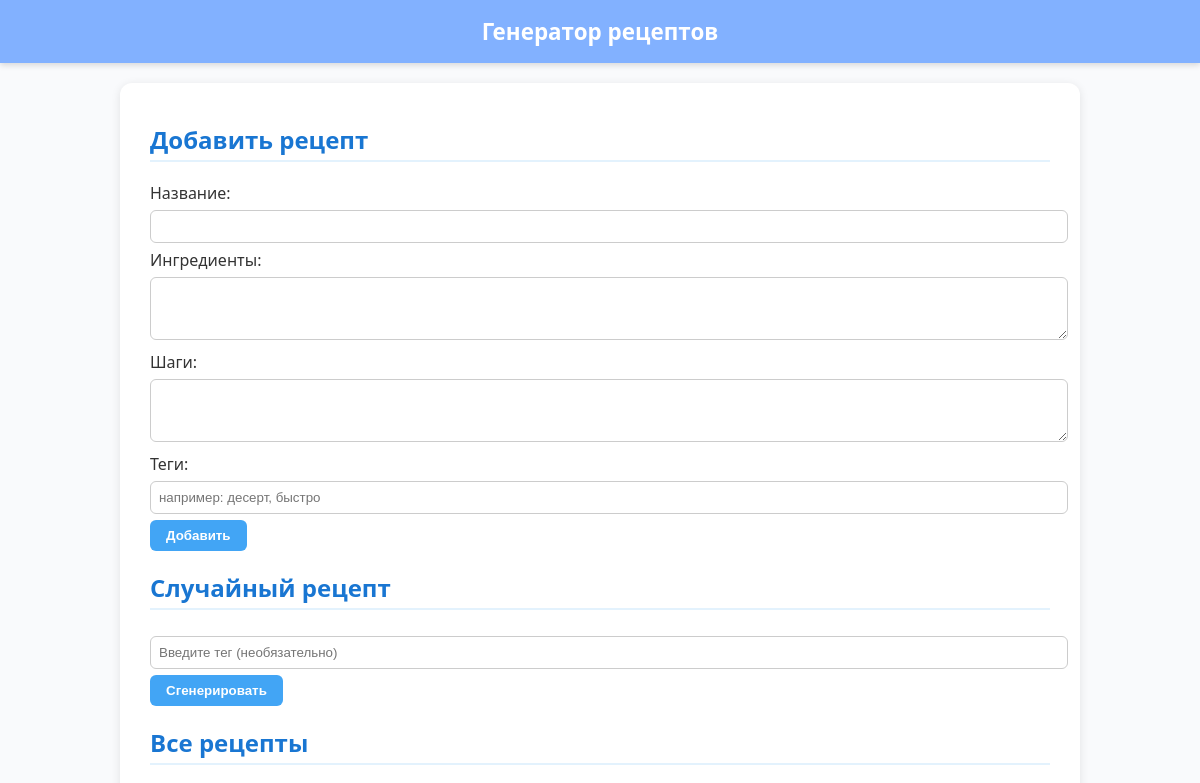
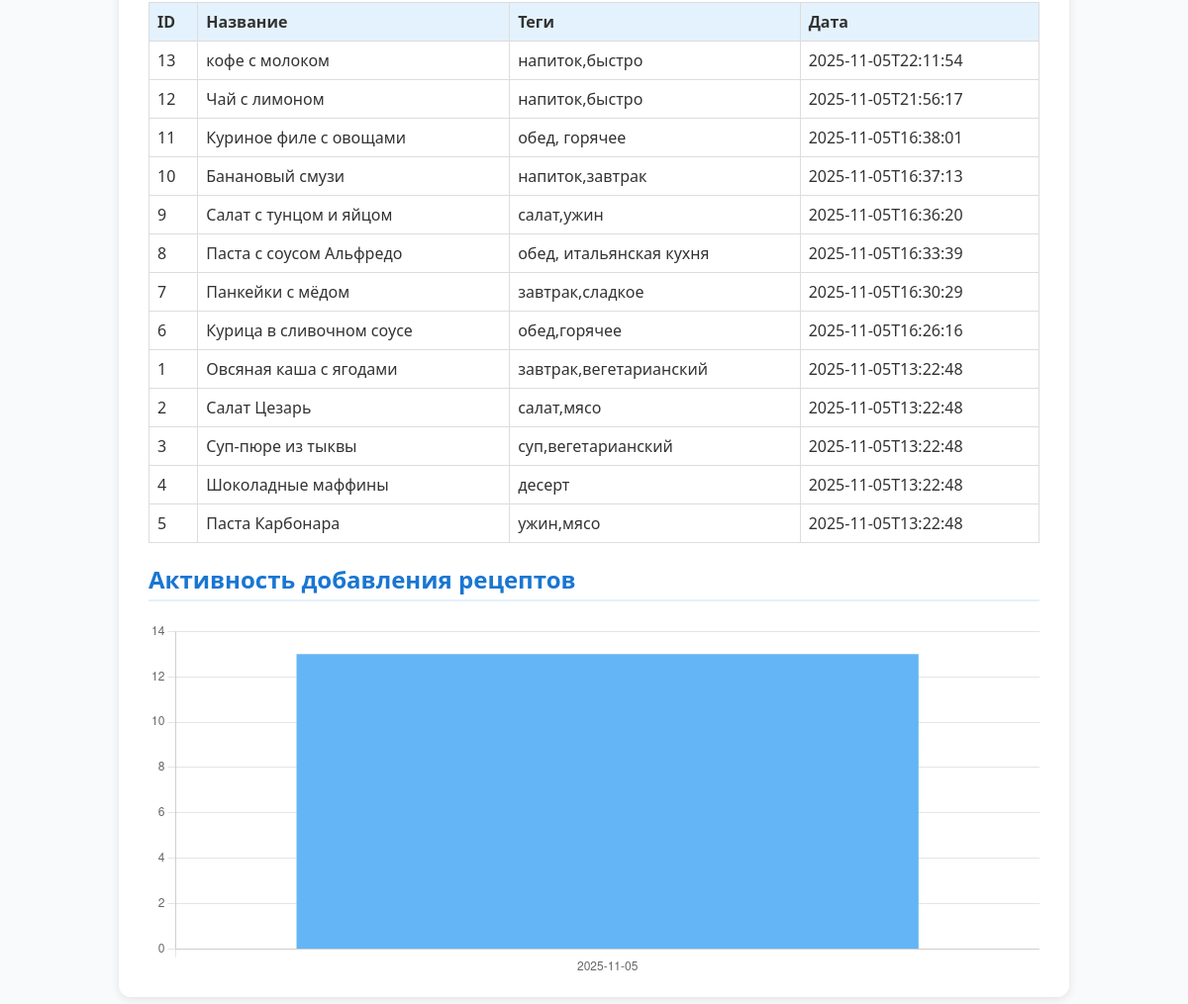
Before: / with the older database file (2 pictures, top to bottom).
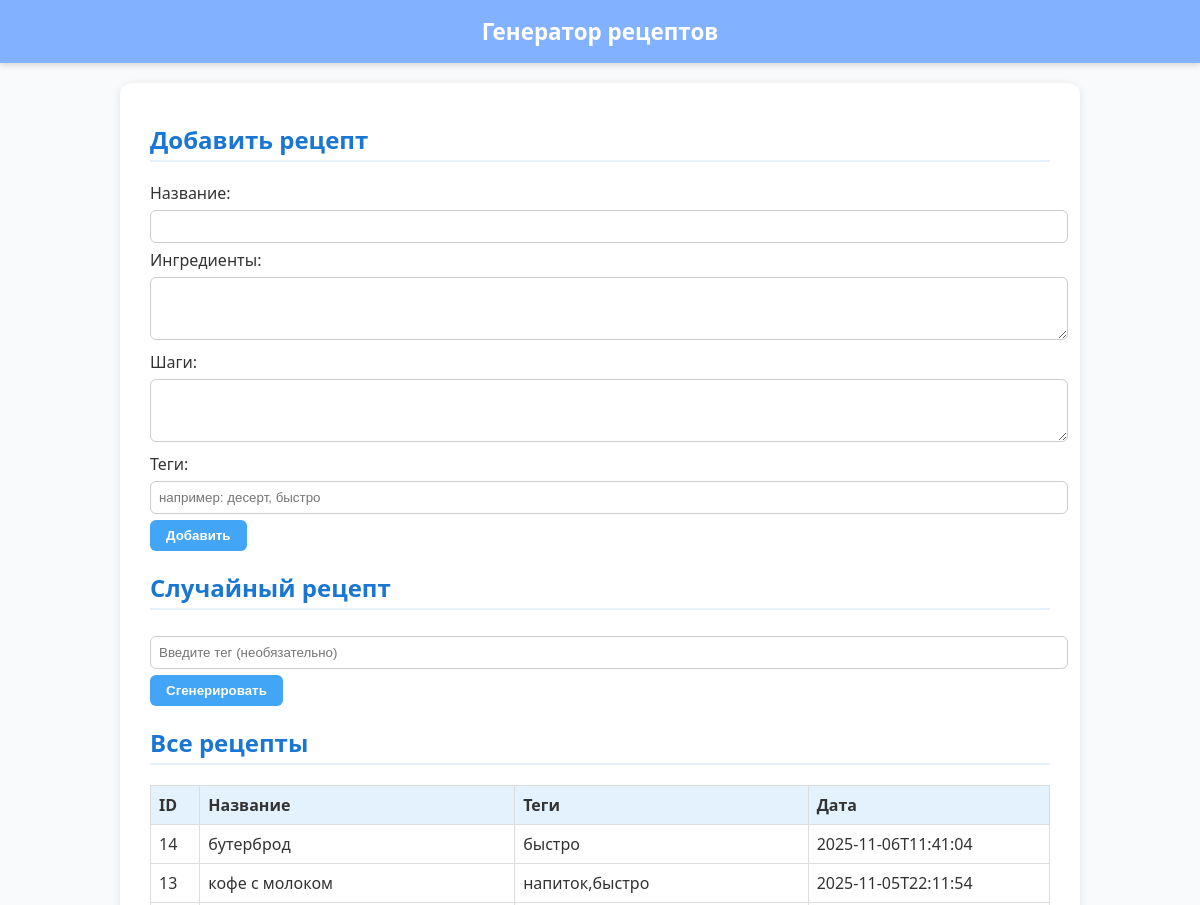
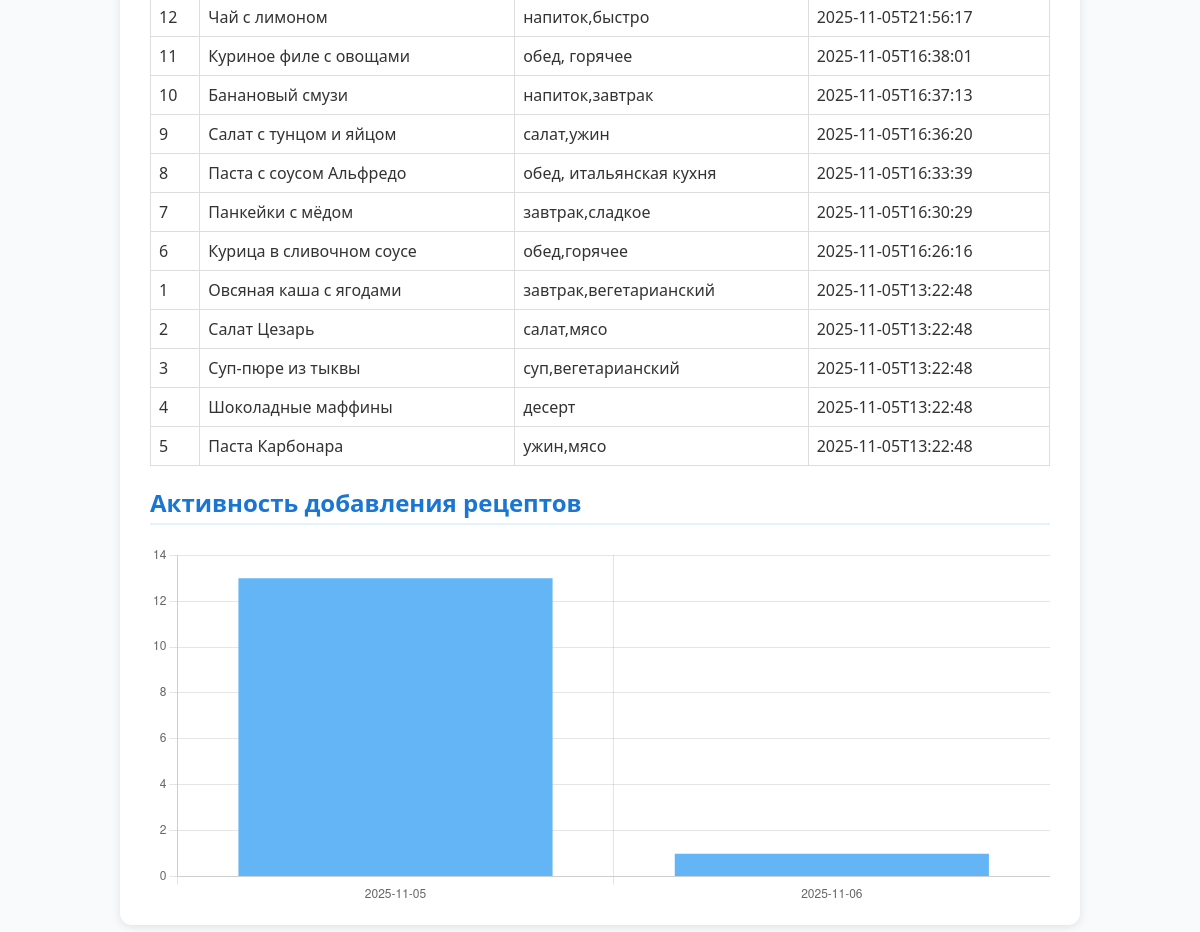
After: the same page with the newer database file (2 pictures, top to bottom).
### tables this page shows
CREATE TABLE recipes (
            id INTEGER PRIMARY KEY AUTOINCREMENT,
            title TEXT NOT NULL,
            ingredients TEXT,
            steps TEXT,
            tags TEXT,
            created_at TEXT
        );

### web/main.py (the view)
@app.get("/", response_class=HTMLResponse)
async def index(request: Request):
    recipes = controller.list_recipes()
    stats = controller.activity_stats() or {}
    return templates.TemplateResponse("index.html", {
        "request": request,
        "recipes": recipes,
        "random_recipe": None,
        "stats_json": json.dumps(stats)
    })

### web/templates/index.html (shortened to what this page needs)
<!DOCTYPE html>
<html lang="ru">
<head>
</head>
<body>
  <header>Генератор рецептов</header>
  <main>
    <section>
      <h2>Добавить рецепт</h2>
      <form action="/add" method="post">
        <label>Название:</label>
        <input type="text" name="title" required>
        <label>Ингредиенты:</label>
        <textarea name="ingredients" rows="3"></textarea>
        <label>Шаги:</label>
        <textarea name="steps" rows="3"></textarea>
        <label>Теги:</label>
        <input type="text" name="tags" placeholder="например: десерт, быстро">
        <button type="submit">Добавить</button>
      </form>
    </section>
    <section>
      <h2>Случайный рецепт</h2>
      <form action="/random" method="get">
        <input type="text" name="tag" placeholder="Введите тег (необязательно)">
        <button type="submit">Сгенерировать</button>
      </form>
    </section>
    <section>
      <h2>Все рецепты</h2>
      <table>
        <thead>
          <tr><th>ID</th><th>Название</th><th>Теги</th><th>Дата</th></tr>
        </thead>
        <tbody>
          {% for r in recipes %}
          <tr>
            <td>{{ r.id }}</td>
            <td>{{ r.title }}</td>
            <td>{{ r.tags }}</td>
            <td>{{ r.created_at }}</td>
          </tr>
          {% endfor %}
        </tbody>
      </table>
    </section>
    <section>
      <h2>Активность добавления рецептов</h2>
      <canvas id="activityChart" height="120"></canvas>
    </section>
  </main>
  <script>
  const stats = {{ stats_json | safe }};
  const labels = Object.keys(stats);
  const values = Object.values(stats);
  const ctx = document.getElementById('activityChart');
  if (ctx && labels.length > 0) {
    new Chart(ctx, {
      type: 'bar',
      data: {
        labels: labels,
        datasets: [{
          label: 'Количество рецептов',
          data: values,
          backgroundColor: '#64b5f6'
        }]
      },
      options: {
        responsive: true,
        scales: {
          y: { beginAtZero: true, ticks: { precision: 0 } }
        },
        plugins: {
          legend: { display: false }
        }
      }
    });
  }
</script>
</body>
</html>

Changed rows visible on the page:
added recipes: id "14", title "бутерброд", tags "быстро", created_at "2025-11-06T11:41:04"
Other visible differences:
chart data {{ stats_json | safe }}: {"2025-11-05": 13} → {"2025-11-05": 13, "2025-11-06": 1}
